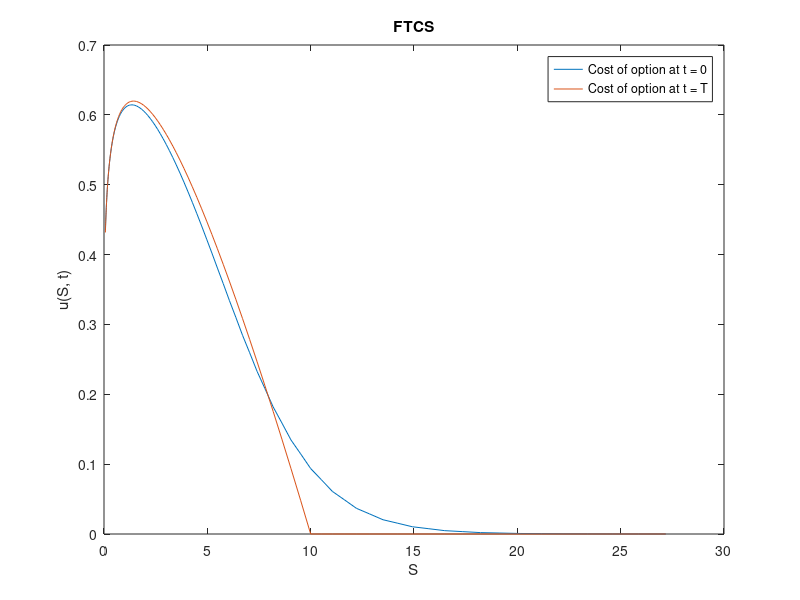
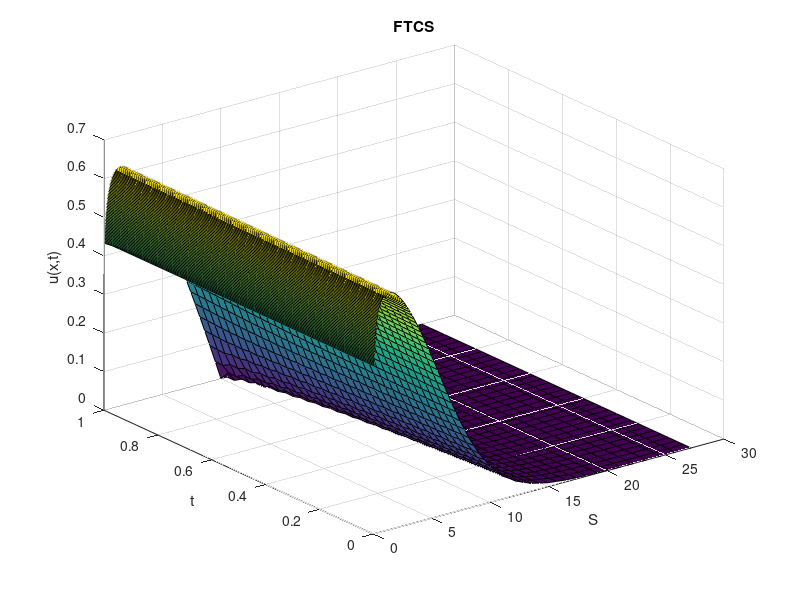
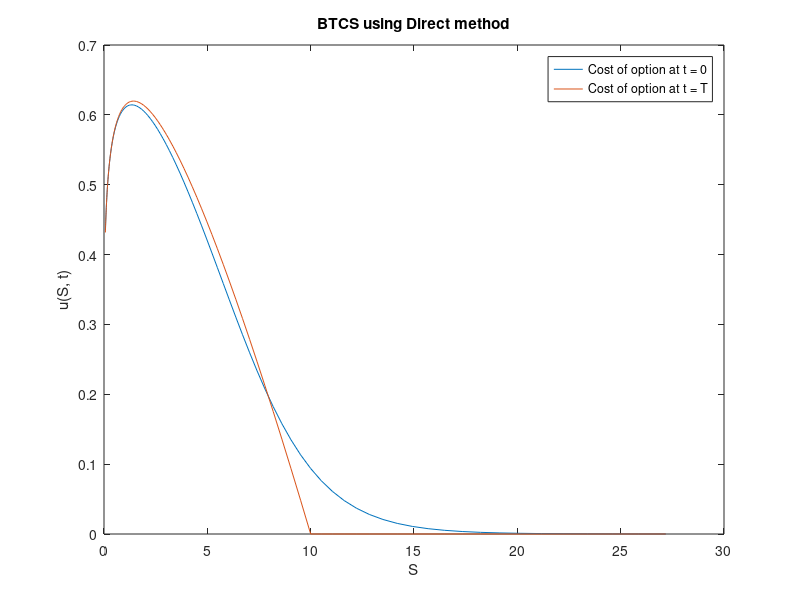
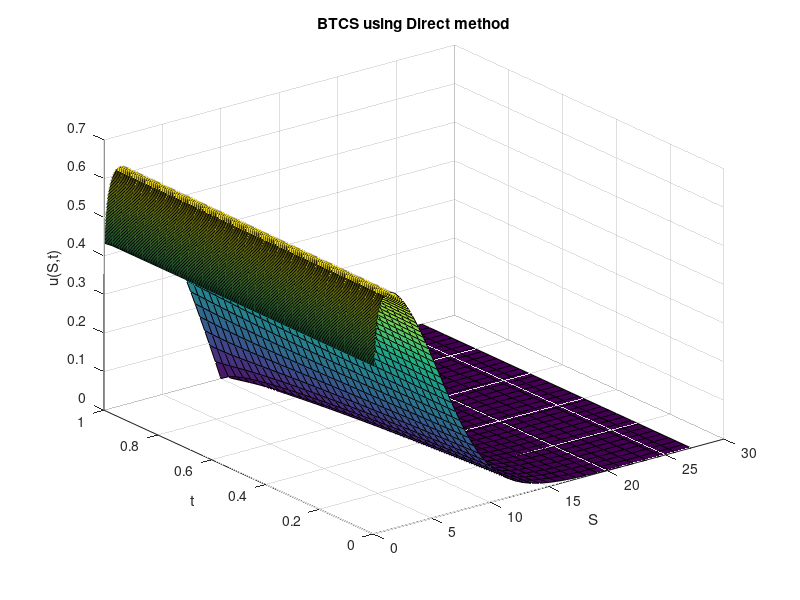

Source code (MATLAB) for these figures, in order: (Note: this script raises an error after producing the figures.)
function q2_direct
	close all; clear; im_num = 1;
	% Option Parameters
	T = 1;
	K = 10;
	r = 0.06;
	sig = 0.3;
	delta = 0;

	q = 2*r/sig^2;
	qd = 2*(r-delta)/sig^2;

	% Computational Parameters
	x_max = 1;
	x_min = -5;

	h = 0.05;
	k = h^2/2;
	m = (x_max - x_min)/h;
	n = ceil((T*sig^2/2)/k);

	X = x_min:h:x_max;
	Tau = 0:k:T*sig^2/2;

	S = K*exp(X);
	Time = T - 2*Tau/sig^2;

	
	U = FTCS(@fun, @f, @g1, @g2, T*sig^2/2, K, r, sig, delta, q, qd, x_min, x_max, h, k, m, n, X, Tau);
	% length(X), length(U(end, :))
	figure; plot(S, U(end, :)); hold on; plot(S, U(1, :)); hold off;
	legend('Cost of option at t = 0', 'Cost of option at t = T'); xlabel('S'); ylabel('u(S, t)'); title('FTCS');
	saveas(gcf, sprintf('plots/q2_%d.png', im_num)); im_num = im_num + 1;
	figure; surf(S, Time, U); xlabel('S'); ylabel('t'); zlabel('u(x,t)'); title('FTCS');
	saveas(gcf, sprintf('plots/q2_%d.png', im_num)); im_num = im_num + 1;
	
	Methods = ['Direct'; 'GaussS'; 'Jacobi'];%, 'SOR___'];
	for meth = 1:3
		U = BTCS(@fun, @f, @g1, @g2, T, K, r, sig, delta, q, qd, x_min, x_max, h, k, m, n, X, Tau, Methods(meth, :));
		figure; plot(S, U(end, :)); hold on; plot(S, U(1, :)); hold off;
		legend('Cost of option at t = 0', 'Cost of option at t = T'); xlabel('S'); ylabel('u(S, t)'); title(sprintf('BTCS using %s method', Methods(meth, :)));
		saveas(gcf, sprintf('plots/q2_%d.png', im_num)); im_num = im_num + 1;
		figure; surf(S, Time, U); xlabel('S'); ylabel('t'); zlabel('u(S,t)'); title(sprintf('BTCS using %s method', Methods(meth, :)));
		saveas(gcf, sprintf('plots/q2_%d.png', im_num)); im_num = im_num + 1;
	end

	for meth = 1:3
		U = Crank(@fun, @f, @g1, @g2, T, K, r, sig, delta, q, qd, x_min, x_max, h, k, m, n, X, Tau, Methods(meth, :));
		figure; plot(S, U(end, :)); hold on; plot(S, U(1, :)); hold off;
		legend('Cost of option at t = 0', 'Cost of option at t = T'); xlabel('S'); ylabel('u(S, t)'); title(sprintf('Crank-Nicolson using %s method', Methods(meth, :)));
		saveas(gcf, sprintf('plots/q2_%d.png', im_num)); im_num = im_num + 1;
		figure; surf(S, Time, U); xlabel('S'); ylabel('t'); zlabel('u(S,t)'); title(sprintf('Crank-Nicolson using %s method', Methods(meth, :)));
		saveas(gcf, sprintf('plots/q2_%d.png', im_num)); im_num = im_num + 1;
	end
end

function [y] = fun(x, t)
	y = 0;
end

function [y] = f(x, qd)
	temp1 = zeros(size(x));
	temp2 = exp(x*(qd - 1)/2 ) - exp(x*(qd + 1)/2);
	y = max([temp1; temp2]);
end

function [y] = g1(x, t, qd)
	y = exp(x.*(qd - 1)/2 + t.*(qd - 1)^2/4);
end

function [y] = g2(x, t, qd)
	y = 0;
end

function [U] = FTCS(fun, f, g1, g2, T, K, r, sig, delta, q, qd, x_min, x_max, h, k, m, n, X, Tau)
	fprintf('\nRunning FTCS\n');
	lamda = k / h^2;
	U = zeros(n+1, m+1);

	U(1:end, 1) = g1(x_min, Tau, qd);
	U(1:end, end) = g2(x_max, Tau, qd);
	U(1, 1:end) = f(X, qd);

	for i = 2:n+1
		for j = 2:m
			U(i, j) = lamda*U(i-1,j-1) + (1-2*lamda)*U(i-1,j) + lamda*U(i-1,j+1);
		end
	end

	U;
end

function [U] = BTCS(fun, f, g1, g2, T, K, r, sig, delta, q, qd, x_min, x_max, h, k, m, n, X, Tau, method)
	fprintf('\nRunning BTCS\n');
	fprintf('Using %s method\n', method);
	lamda = k / h^2;
	U = zeros(n+1, m+1);

	U(1:end, 1) = g1(x_min, Tau, qd);
	U(1:end, end) = g2(x_max, Tau, qd);
	U(1, 1:end) = f(X, qd);

	for i = 2:n+1
		A = zeros(m+1, m+1);
		b = zeros(m+1, 1);

		A(1:m+2:end) = 1 + 2*lamda;
		A(2:m+2:end) = -lamda;
		A(m+2:m+2:end) = -lamda;

		A(1,1) = 1;
		A(1,2) = 0;
		A(m+1,m+1) = 1;
		A(m+1,m) = 0;

		b(2:m) = U(i-1,2:m);
		b(1) = U(i,1);
		b(end) = U(i,end);

		if method == 'Direct'
			U(i,:) = (A\b)';
		elseif method == 'GaussS'
			U(i,:) = gauss_seidel(A,b,1000,1e-5);
		elseif method == 'Jacobi'
			U(i,:) = jacobi(A,b,1000,1e-5);
		else
			''
		end			
			
	end

	U;
end

function [U] = Crank(fun, f, g1, g2, T, K, r, sig, delta, q, qd, x_min, x_max, h, k, m, n, X, Tau, method)
	fprintf('\nRunning Crank Nicolson\n');
	fprintf('Using %s method\n', method);
	lamda = k / h^2;
	U = zeros(n+1, m+1);

	U(1:end, 1) = g1(x_min, Tau, qd);
	U(1:end, end) = g2(x_max, Tau, qd);
	U(1, 1:end) = f(X, qd);

	for i = 2:n+1
		A = zeros(m+1, m+1);
		b = zeros(m+1, 1);

		A(1:m+2:end) = 1 + lamda;
		A(2:m+2:end) = -lamda/2;
		A(m+2:m+2:end) = -lamda/2;

		A(1,1) = 1;
		A(1,2) = 0;
		A(m+1,m+1) = 1;
		A(m+1,m) = 0;

		b(2:m) = U(i-1,1:m-1)*lamda/2 + (1-lamda)*U(i-1,2:m) + U(i-1,3:m+1)*lamda/2;
		b(1) = U(i,1);
		b(end) = U(i,end);

		if method == 'Direct'
			U(i,:) = (A\b)';
		elseif method == 'GaussS'
			U(i,:) = gauss_seidel(A,b,1000,1e-5);
		elseif method == 'Jacobi'
			U(i,:) = jacobi(A,b,1000,1e-5);
		else
			''
		end	
	end

	U;
end